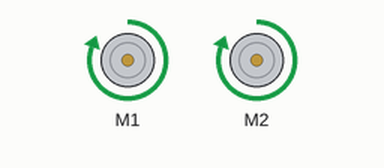
This program was run on a simulated Raspberry Pi (BCM pin numbers). Parts: 2 × DC motor (green arrow = forward, orange = backward, longer = faster). Motors are numbered in the order the program creates them (left before right in a Robot). At 4.0 s the program stops and its outputs stay as they are.

Above: at 0.1 s.
At 1.1 s:
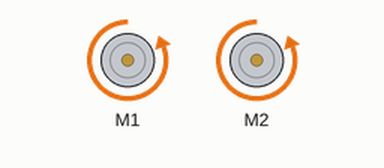
At 2.1 s:
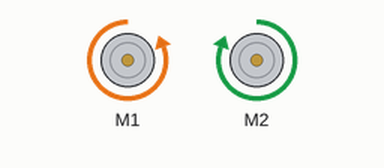
At 4.1 s:
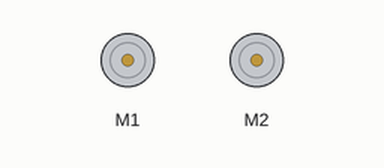
Timing chart, 0 to 5.5 s (numbered marks = the images above):
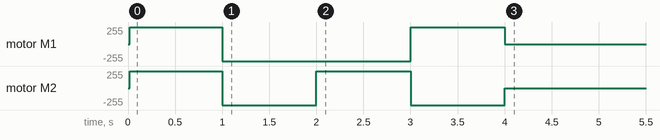

Measured:
- by itself, motor M1: stopped → forward 255/255 at 0.02 s, → backward 255/255 0.98 s later, → forward 255/255 2.0 s later, → stopped 1.0 s later
- by itself, motor M2: stopped → forward 255/255 at 0.02 s, → backward 255/255 0.98 s later, → forward 255/255 1.0 s later, → backward 255/255 1.0 s later, … (5 changes in this stretch)

The program:

robot-three.py
```python
# Import libraries
from gpiozero import Robot
from time import sleep

#Define the robot
robot = Robot(left=(13, 21), right=(17, 27))

#Move the robot forward and backward
robot.forward()
sleep(1)
robot.backward()
sleep(1)
robot.left()
sleep(1)
robot.right()
sleep(1)
robot.stop()
```
